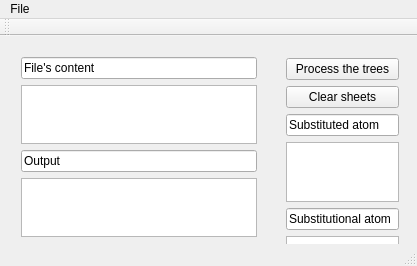
<?xml version="1.0" encoding="UTF-8"?>
<ui version="4.0">
 <class>MainWindow</class>
 <widget class="QMainWindow" name="MainWindow">
  <property name="geometry">
   <rect>
    <x>0</x>
    <y>0</y>
    <width>417</width>
    <height>266</height>
   </rect>
  </property>
  <property name="sizePolicy">
   <sizepolicy hsizetype="Preferred" vsizetype="Fixed">
    <horstretch>0</horstretch>
    <verstretch>0</verstretch>
   </sizepolicy>
  </property>
  <property name="windowTitle">
   <string>Hierarchy list</string>
  </property>
  <widget class="QWidget" name="centralWidget">
   <property name="sizePolicy">
    <sizepolicy hsizetype="Expanding" vsizetype="Expanding">
     <horstretch>0</horstretch>
     <verstretch>0</verstretch>
    </sizepolicy>
   </property>
   <widget class="QWidget" name="layoutWidget">
    <property name="geometry">
     <rect>
      <x>10</x>
      <y>10</y>
      <width>258</width>
      <height>202</height>
     </rect>
    </property>
    <layout class="QVBoxLayout" name="verticalLayout">
     <item>
      <widget class="QLineEdit" name="lineEdit_2">
       <property name="text">
        <string>File's content</string>
       </property>
       <property name="readOnly">
        <bool>true</bool>
       </property>
      </widget>
     </item>
     <item>
      <widget class="QTextEdit" name="textEdit_2"/>
     </item>
     <item>
      <widget class="QLineEdit" name="lineEdit_3">
       <property name="autoFillBackground">
        <bool>false</bool>
       </property>
       <property name="text">
        <string>Output</string>
       </property>
       <property name="readOnly">
        <bool>true</bool>
       </property>
       <property name="placeholderText">
        <string/>
       </property>
      </widget>
     </item>
     <item>
      <widget class="QTextEdit" name="textEdit">
       <property name="sizePolicy">
        <sizepolicy hsizetype="Expanding" vsizetype="Expanding">
         <horstretch>0</horstretch>
         <verstretch>0</verstretch>
        </sizepolicy>
       </property>
       <property name="focusPolicy">
        <enum>Qt::ClickFocus</enum>
       </property>
       <property name="horizontalScrollBarPolicy">
        <enum>Qt::ScrollBarAsNeeded</enum>
       </property>
       <property name="sizeAdjustPolicy">
        <enum>QAbstractScrollArea::AdjustIgnored</enum>
       </property>
      </widget>
     </item>
    </layout>
   </widget>
   <widget class="QWidget" name="layoutWidget">
    <property name="geometry">
     <rect>
      <x>275</x>
      <y>11</y>
      <width>135</width>
      <height>289</height>
     </rect>
    </property>
    <layout class="QVBoxLayout" name="verticalLayout_2" stretch="0,0,0,0,0,0,0">
     <item>
      <widget class="QPushButton" name="Enter">
       <property name="enabled">
        <bool>true</bool>
       </property>
       <property name="sizePolicy">
        <sizepolicy hsizetype="Expanding" vsizetype="Expanding">
         <horstretch>0</horstretch>
         <verstretch>0</verstretch>
        </sizepolicy>
       </property>
       <property name="text">
        <string>Process the trees</string>
       </property>
      </widget>
     </item>
     <item>
      <widget class="QPushButton" name="pushButton">
       <property name="sizePolicy">
        <sizepolicy hsizetype="Expanding" vsizetype="Expanding">
         <horstretch>0</horstretch>
         <verstretch>0</verstretch>
        </sizepolicy>
       </property>
       <property name="text">
        <string>Clear sheets</string>
       </property>
      </widget>
     </item>
     <item>
      <widget class="QLineEdit" name="lineEdit">
       <property name="text">
        <string>Substituted atom</string>
       </property>
       <property name="readOnly">
        <bool>true</bool>
       </property>
      </widget>
     </item>
     <item>
      <widget class="QTextEdit" name="textEdit_3"/>
     </item>
     <item>
      <widget class="QLineEdit" name="lineEdit_4">
       <property name="text">
        <string>Substitutional atom</string>
       </property>
       <property name="readOnly">
        <bool>true</bool>
       </property>
      </widget>
     </item>
     <item>
      <widget class="QTextEdit" name="textEdit_4"/>
     </item>
     <item>
      <widget class="QPushButton" name="pushButton_2">
       <property name="enabled">
        <bool>true</bool>
       </property>
       <property name="sizePolicy">
        <sizepolicy hsizetype="Expanding" vsizetype="Expanding">
         <horstretch>0</horstretch>
         <verstretch>0</verstretch>
        </sizepolicy>
       </property>
       <property name="text">
        <string>Find identity</string>
       </property>
       <property name="autoDefault">
        <bool>false</bool>
       </property>
      </widget>
     </item>
    </layout>
   </widget>
  </widget>
  <widget class="QMenuBar" name="menuBar">
   <property name="geometry">
    <rect>
     <x>0</x>
     <y>0</y>
     <width>417</width>
     <height>21</height>
    </rect>
   </property>
   <widget class="QMenu" name="menuFile">
    <property name="title">
     <string>File</string>
    </property>
    <addaction name="actionOpen_file"/>
    <addaction name="actionExit"/>
   </widget>
   <addaction name="menuFile"/>
  </widget>
  <widget class="QToolBar" name="mainToolBar">
   <attribute name="toolBarArea">
    <enum>TopToolBarArea</enum>
   </attribute>
   <attribute name="toolBarBreak">
    <bool>false</bool>
   </attribute>
  </widget>
  <widget class="QStatusBar" name="statusBar"/>
  <action name="actionOpen_file">
   <property name="text">
    <string>Open file</string>
   </property>
  </action>
  <action name="actionExit">
   <property name="checkable">
    <bool>false</bool>
   </property>
   <property name="enabled">
    <bool>true</bool>
   </property>
   <property name="text">
    <string>Exit</string>
   </property>
  </action>
 </widget>
 <layoutdefault spacing="6" margin="11"/>
 <resources/>
 <connections/>
</ui>
